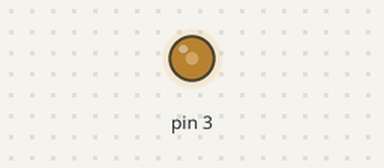
This sketch was run on a simulated Arduino Uno, built with avr-gcc and run on an emulated ATmega328P. On the bench: output pins drawn as LEDs (lit = HIGH).

Above: at 0.1 s.
Timing chart, 0 to 1.6 s (numbered marks = the images above):
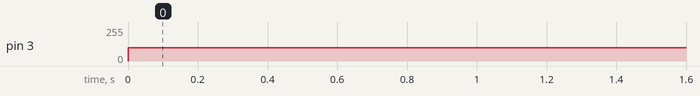

The sketch:

rpm_int.ino
```cpp
const byte ledPin = 13;
const byte interruptPin = 2;
volatile byte state = LOW;
uint32_t rotations = 0;

int sensor_value    = 0;
uint8_t final_value = 0;
uint8_t counter = 0;

#define TIME_STEP           500


void recieve(void){
  sensor_value = analogRead(A0);
  if (sensor_value < 60) {
//    Serial.println("less than 60");
//    Serial.print("counter: "); Serial.print(counter); Serial.println();
    final_value |= 1 << counter;
  }
  counter += 1;
  if (counter == 8){
    Serial.println(final_value);
    counter = 0;
    final_value = 0x00;
  }
}

void setup() {
//  pinMode(interruptPin, INPUT);
//  attachInterrupt(digitalPinToInterrupt(interruptPin), leading_edge_crossed, FALLING);
  Serial.begin(115200);
  pinMode(3, OUTPUT);
}

void loop() {
//  delay(TIME_STEP);
//  recieve();

  analogWrite(3, 100); // 480Hz Fsw
}

void leading_edge_crossed() {
  rotations += 1;
}
```

Measured:
- by itself, pin 3: 0/255 → 100/255 at 0.00 s
